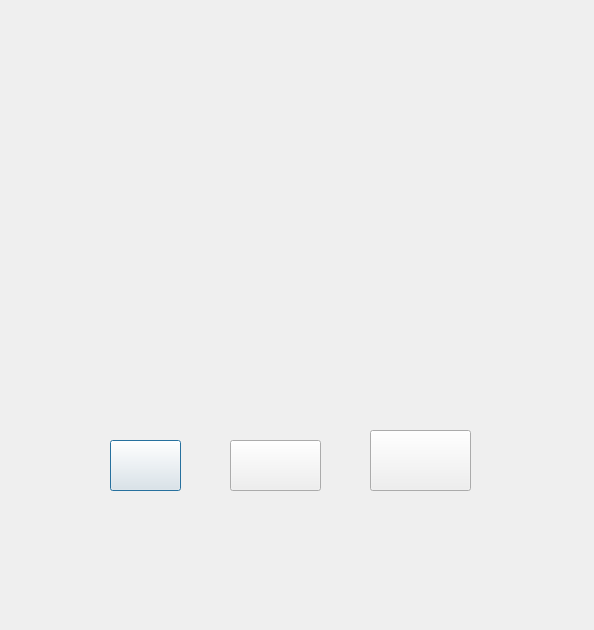
<?xml version="1.0" encoding="UTF-8"?>
<ui version="4.0">
 <class>Result3_2Dialog</class>
 <widget class="QDialog" name="Result3_2Dialog">
  <property name="geometry">
   <rect>
    <x>0</x>
    <y>0</y>
    <width>594</width>
    <height>630</height>
   </rect>
  </property>
  <property name="windowTitle">
   <string>胜利</string>
  </property>
  <property name="styleSheet">
   <string notr="true">border-image: url(:/images/l_3_2.png);</string>
  </property>
  <widget class="QPushButton" name="difficultyUpBtn">
   <property name="geometry">
    <rect>
     <x>110</x>
     <y>440</y>
     <width>71</width>
     <height>51</height>
    </rect>
   </property>
   <property name="styleSheet">
    <string notr="true">border-image: url(:/images/next_level_button.png);</string>
   </property>
   <property name="text">
    <string/>
   </property>
  </widget>
  <widget class="QPushButton" name="nextLevelBtn">
   <property name="geometry">
    <rect>
     <x>230</x>
     <y>440</y>
     <width>91</width>
     <height>51</height>
    </rect>
   </property>
   <property name="styleSheet">
    <string notr="true">border-image: url(:/images/next_cart_button.png);</string>
   </property>
   <property name="text">
    <string/>
   </property>
  </widget>
  <widget class="QPushButton" name="backToMenuBtn">
   <property name="geometry">
    <rect>
     <x>370</x>
     <y>430</y>
     <width>101</width>
     <height>61</height>
    </rect>
   </property>
   <property name="styleSheet">
    <string notr="true">border-image: url(:/images/main_window.png);</string>
   </property>
   <property name="text">
    <string/>
   </property>
  </widget>
 </widget>
 <resources/>
 <connections/>
</ui>
